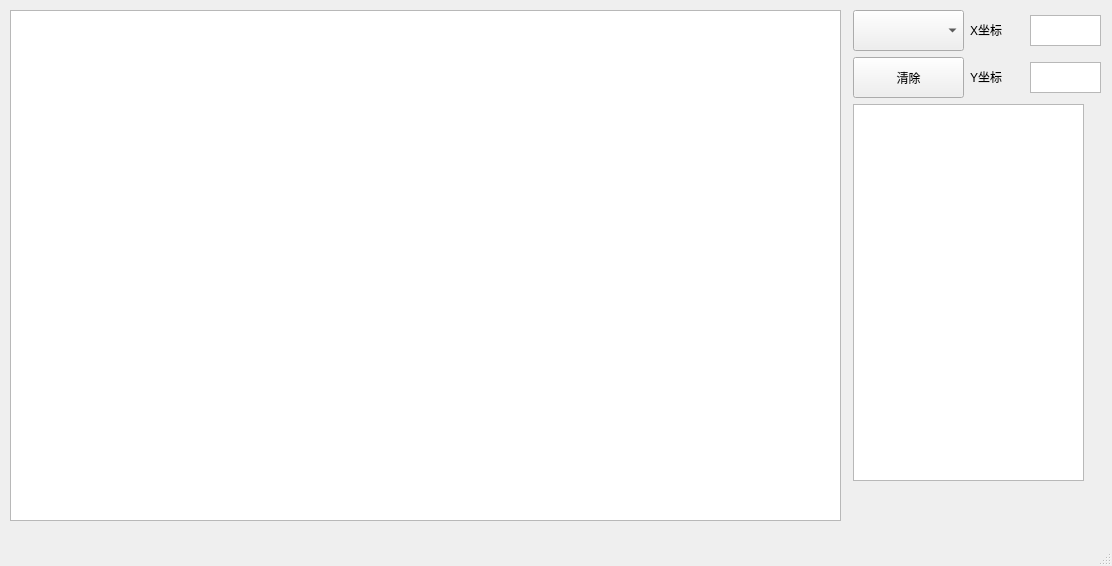
<?xml version="1.0" encoding="UTF-8"?>
<ui version="4.0">
 <class>MainWindow</class>
 <widget class="QMainWindow" name="MainWindow">
  <property name="geometry">
   <rect>
    <x>0</x>
    <y>0</y>
    <width>1112</width>
    <height>566</height>
   </rect>
  </property>
  <property name="windowTitle">
   <string>MainWindow</string>
  </property>
  <widget class="QWidget" name="centralwidget">
   <widget class="QWidget" name="layoutWidget">
    <property name="geometry">
     <rect>
      <x>850</x>
      <y>10</y>
      <width>254</width>
      <height>471</height>
     </rect>
    </property>
    <layout class="QGridLayout" name="gridLayout">
     <item row="0" column="0">
      <layout class="QHBoxLayout" name="horizontalLayout_3">
       <item>
        <widget class="QComboBox" name="comboBox_lineType">
         <property name="minimumSize">
          <size>
           <width>111</width>
           <height>41</height>
          </size>
         </property>
         <property name="maximumSize">
          <size>
           <width>111</width>
           <height>41</height>
          </size>
         </property>
        </widget>
       </item>
       <item>
        <layout class="QHBoxLayout" name="horizontalLayout">
         <item>
          <widget class="QLabel" name="label">
           <property name="minimumSize">
            <size>
             <width>54</width>
             <height>12</height>
            </size>
           </property>
           <property name="maximumSize">
            <size>
             <width>54</width>
             <height>12</height>
            </size>
           </property>
           <property name="text">
            <string>X坐标</string>
           </property>
          </widget>
         </item>
         <item>
          <widget class="QTextBrowser" name="textBrowser_X">
           <property name="minimumSize">
            <size>
             <width>71</width>
             <height>31</height>
            </size>
           </property>
           <property name="maximumSize">
            <size>
             <width>71</width>
             <height>31</height>
            </size>
           </property>
          </widget>
         </item>
        </layout>
       </item>
      </layout>
     </item>
     <item row="1" column="0">
      <layout class="QHBoxLayout" name="horizontalLayout_4">
       <item>
        <widget class="QPushButton" name="pushButton_clear">
         <property name="minimumSize">
          <size>
           <width>111</width>
           <height>41</height>
          </size>
         </property>
         <property name="maximumSize">
          <size>
           <width>111</width>
           <height>41</height>
          </size>
         </property>
         <property name="text">
          <string>清除</string>
         </property>
        </widget>
       </item>
       <item>
        <layout class="QHBoxLayout" name="horizontalLayout_2">
         <item>
          <widget class="QLabel" name="label_2">
           <property name="minimumSize">
            <size>
             <width>54</width>
             <height>12</height>
            </size>
           </property>
           <property name="maximumSize">
            <size>
             <width>54</width>
             <height>12</height>
            </size>
           </property>
           <property name="text">
            <string>Y坐标</string>
           </property>
          </widget>
         </item>
         <item>
          <widget class="QTextBrowser" name="textBrowser_Y">
           <property name="minimumSize">
            <size>
             <width>71</width>
             <height>31</height>
            </size>
           </property>
           <property name="maximumSize">
            <size>
             <width>71</width>
             <height>31</height>
            </size>
           </property>
          </widget>
         </item>
        </layout>
       </item>
      </layout>
     </item>
     <item row="2" column="0">
      <widget class="QTextBrowser" name="textBrowser_msg">
       <property name="minimumSize">
        <size>
         <width>231</width>
         <height>371</height>
        </size>
       </property>
       <property name="maximumSize">
        <size>
         <width>231</width>
         <height>381</height>
        </size>
       </property>
      </widget>
     </item>
    </layout>
   </widget>
   <widget class="QGraphicsView" name="canvas">
    <property name="geometry">
     <rect>
      <x>10</x>
      <y>10</y>
      <width>831</width>
      <height>511</height>
     </rect>
    </property>
   </widget>
  </widget>
  <widget class="QMenuBar" name="menubar">
   <property name="geometry">
    <rect>
     <x>0</x>
     <y>0</y>
     <width>1112</width>
     <height>23</height>
    </rect>
   </property>
  </widget>
  <widget class="QStatusBar" name="statusbar"/>
 </widget>
 <resources/>
 <connections/>
</ui>
